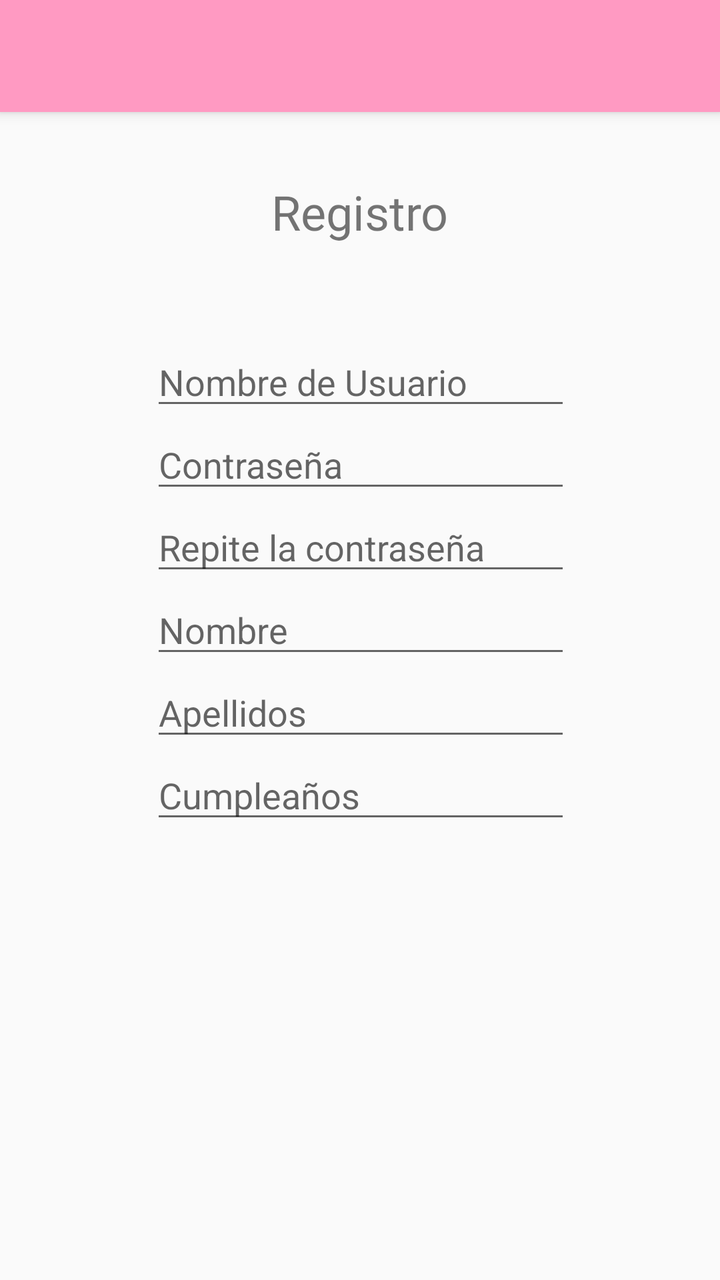
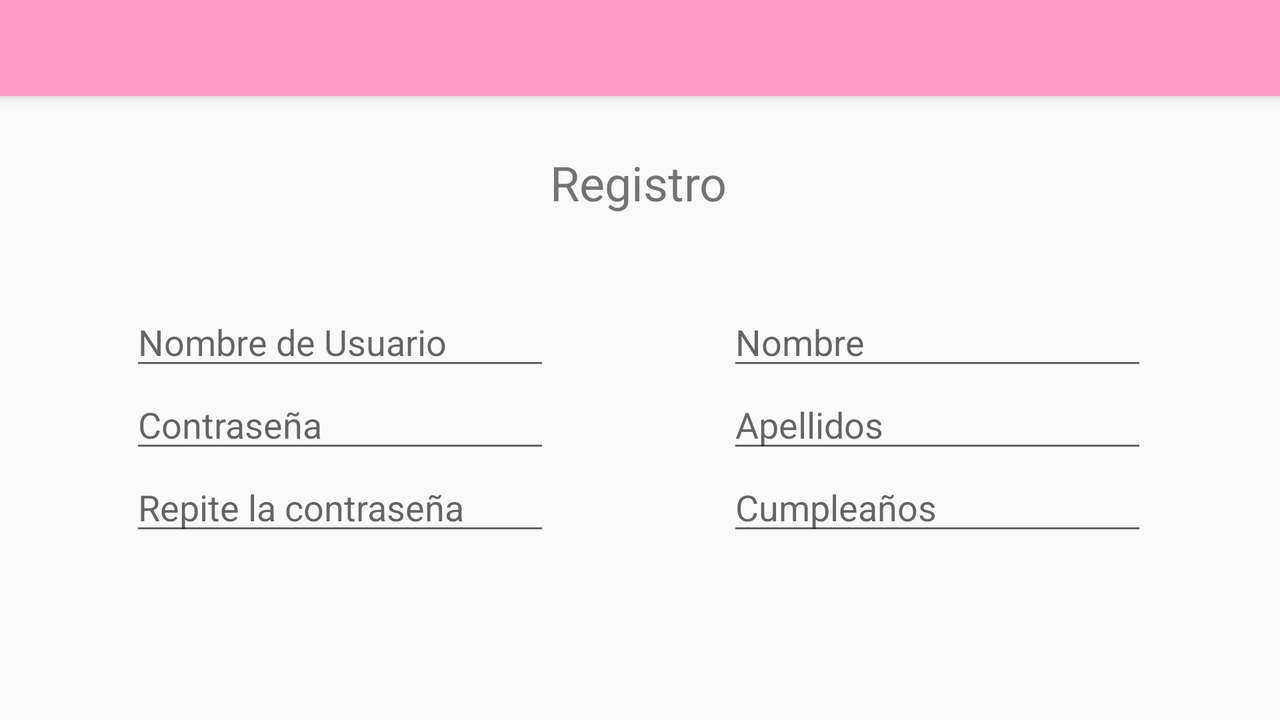

Two renders of one Android screen. The first uses the default layout on a phone; the second uses the alternative layout the repository ships for a different screen configuration, on a matching device. The two XML files are below.
<!-- AndroidManifest.xml: application theme Theme.AppCompat.Light.NoActionBar -->
<!-- res/layout/activity_registro.xml -->
<?xml version="1.0" encoding="utf-8"?>
<androidx.constraintlayout.widget.ConstraintLayout xmlns:android="http://schemas.android.com/apk/res/android"
    xmlns:app="http://schemas.android.com/apk/res-auto"
    xmlns:tools="http://schemas.android.com/tools"
    android:layout_width="match_parent"
    android:layout_height="match_parent"
    tools:context=".RegistroActivity">

    <EditText
        android:id="@+id/editNombreR"
        android:layout_width="wrap_content"
        android:layout_height="wrap_content"
        android:autofillHints=""
        android:ems="10"
        android:hint="@string/nombre"
        android:inputType="textPersonName"
        app:layout_constraintBottom_toBottomOf="parent"
        app:layout_constraintStart_toStartOf="@+id/editPasswordR2"
        app:layout_constraintTop_toBottomOf="@+id/editPasswordR2"
        app:layout_constraintVertical_bias="0.0" />

    <EditText
        android:id="@+id/editPasswordR"
        android:layout_width="wrap_content"
        android:layout_height="wrap_content"
        android:autofillHints=""
        android:ems="10"
        android:hint="@string/contrase_a"
        android:inputType="textPassword"
        app:layout_constraintBottom_toBottomOf="parent"
        app:layout_constraintStart_toStartOf="@+id/editUsuarioR"
        app:layout_constraintTop_toBottomOf="@+id/editUsuarioR"
        app:layout_constraintVertical_bias="0.0" />

    <EditText
        android:id="@+id/editUsuarioR"
        android:layout_width="wrap_content"
        android:layout_height="wrap_content"
        android:autofillHints=""
        android:ems="10"
        android:hint="@string/nombre_de_usuario"
        android:inputType="textPersonName"
        app:layout_constraintBottom_toBottomOf="parent"
        app:layout_constraintEnd_toEndOf="parent"
        app:layout_constraintHorizontal_bias="0.502"
        app:layout_constraintStart_toStartOf="parent"
        app:layout_constraintTop_toTopOf="parent"
        app:layout_constraintVertical_bias="0.282" />

    <EditText
        android:id="@+id/editApellidosR"
        android:layout_width="wrap_content"
        android:layout_height="wrap_content"
        android:autofillHints=""
        android:ems="10"
        android:hint="@string/apellidos"
        android:inputType="textPersonName"
        app:layout_constraintBottom_toBottomOf="parent"
        app:layout_constraintStart_toStartOf="@+id/editNombreR"
        app:layout_constraintTop_toBottomOf="@+id/editNombreR"
        app:layout_constraintVertical_bias="0.0" />

    <EditText
        android:id="@+id/editCumpleR"
        android:layout_width="wrap_content"
        android:layout_height="wrap_content"
        android:autofillHints=""
        android:clickable="true"
        android:ems="10"
        android:focusable="false"
        android:hint="@string/cumplea_os"
        android:inputType="text"
        android:maxLines="1"
        app:layout_constraintBottom_toBottomOf="parent"
        app:layout_constraintStart_toStartOf="@+id/editApellidosR"
        app:layout_constraintTop_toBottomOf="@+id/editApellidosR"
        app:layout_constraintVertical_bias="0.0" />

    <EditText
        android:id="@+id/editPasswordR2"
        android:layout_width="wrap_content"
        android:layout_height="wrap_content"
        android:autofillHints=""
        android:ems="10"
        android:hint="@string/repite_la_contrase_a"
        android:inputType="textPersonName|textPassword"
        app:layout_constraintBottom_toBottomOf="parent"
        app:layout_constraintStart_toStartOf="@+id/editPasswordR"
        app:layout_constraintTop_toBottomOf="@+id/editPasswordR"
        app:layout_constraintVertical_bias="0.0" />

    <androidx.appcompat.widget.Toolbar
        android:id="@+id/barraRegistro"
        android:layout_width="match_parent"
        android:layout_height="?attr/actionBarSize"
        android:background="#FF9AC2"
        android:elevation="4dp"
        app:layout_constraintBottom_toBottomOf="parent"
        app:layout_constraintEnd_toEndOf="parent"
        app:layout_constraintStart_toStartOf="parent"
        app:layout_constraintTop_toTopOf="parent"
        app:layout_constraintVertical_bias="0.0" />

    <TextView
        android:id="@+id/txtTituloR"
        android:layout_width="wrap_content"
        android:layout_height="wrap_content"
        android:fontFamily="@font/montserrat_alternates_bold"
        android:text="@string/registro"
        android:textSize="24sp"
        app:layout_constraintBottom_toBottomOf="parent"
        app:layout_constraintEnd_toEndOf="parent"
        app:layout_constraintStart_toStartOf="parent"
        app:layout_constraintTop_toBottomOf="@+id/barraRegistro"
        app:layout_constraintVertical_bias="0.061" />

</androidx.constraintlayout.widget.ConstraintLayout>
<!-- resources referenced by this layout -->
<resources>
  <string name="apellidos">Apellidos</string>
  <string name="contrase_a">Contraseña</string>
  <string name="cumplea_os">Cumpleaños</string>
  <string name="nombre">Nombre</string>
  <string name="nombre_de_usuario">Nombre de Usuario</string>
  <string name="registro">Registro</string>
  <string name="repite_la_contrase_a">Repite la contraseña</string>
</resources>
<!-- res/layout-land/activity_registro.xml (the repository's variant of the layout above) -->
<!-- drawn on the phone turned sideways -->
<?xml version="1.0" encoding="utf-8"?>
<androidx.constraintlayout.widget.ConstraintLayout xmlns:android="http://schemas.android.com/apk/res/android"
    xmlns:app="http://schemas.android.com/apk/res-auto"
    xmlns:tools="http://schemas.android.com/tools"
    android:layout_width="match_parent"
    android:layout_height="match_parent"
    tools:context=".RegistroActivity">

    <EditText
        android:id="@+id/editCumpleR"
        android:layout_width="wrap_content"
        android:layout_height="wrap_content"
        android:autofillHints=""
        android:clickable="true"
        android:ems="10"
        android:focusable="false"
        android:hint="@string/cumplea_os"
        android:inputType="text"
        android:maxLines="1"
        app:layout_constraintBottom_toBottomOf="parent"
        app:layout_constraintStart_toStartOf="@+id/editApellidosR"
        app:layout_constraintTop_toBottomOf="@+id/editApellidosR"
        app:layout_constraintVertical_bias="0.0" />

    <EditText
        android:id="@+id/editApellidosR"
        android:layout_width="wrap_content"
        android:layout_height="wrap_content"
        android:autofillHints=""
        android:ems="10"
        android:hint="@string/apellidos"
        android:inputType="textPersonName"
        app:layout_constraintBottom_toBottomOf="parent"
        app:layout_constraintStart_toStartOf="@+id/editNombreR"
        app:layout_constraintTop_toBottomOf="@+id/editNombreR"
        app:layout_constraintVertical_bias="0.0" />

    <EditText
        android:id="@+id/editPasswordR2"
        android:layout_width="wrap_content"
        android:layout_height="wrap_content"
        android:autofillHints=""
        android:ems="10"
        android:hint="@string/repite_la_contrase_a"
        android:inputType="textPersonName|textPassword"
        app:layout_constraintBottom_toBottomOf="parent"
        app:layout_constraintStart_toStartOf="@+id/editPasswordR"
        app:layout_constraintTop_toBottomOf="@+id/editPasswordR"
        app:layout_constraintVertical_bias="0.0" />

    <EditText
        android:id="@+id/editUsuarioR"
        android:layout_width="wrap_content"
        android:layout_height="wrap_content"
        android:autofillHints=""
        android:ems="10"
        android:hint="@string/nombre_de_usuario"
        android:inputType="textPersonName"
        app:layout_constraintBottom_toBottomOf="@+id/editNombreR"
        app:layout_constraintEnd_toStartOf="@+id/txtTituloR"
        app:layout_constraintHorizontal_bias="1.0"
        app:layout_constraintStart_toStartOf="parent"
        app:layout_constraintTop_toTopOf="@+id/editNombreR"
        app:layout_constraintVertical_bias="0.0" />

    <EditText
        android:id="@+id/editNombreR"
        android:layout_width="wrap_content"
        android:layout_height="wrap_content"
        android:autofillHints=""
        android:ems="10"
        android:hint="@string/nombre"
        android:inputType="textPersonName"
        app:layout_constraintBottom_toBottomOf="parent"
        app:layout_constraintStart_toEndOf="@+id/txtTituloR"
        app:layout_constraintTop_toTopOf="parent"
        app:layout_constraintVertical_bias="0.467" />

    <EditText
        android:id="@+id/editPasswordR"
        android:layout_width="wrap_content"
        android:layout_height="wrap_content"
        android:autofillHints=""
        android:ems="10"
        android:hint="@string/contrase_a"
        android:inputType="textPassword"
        app:layout_constraintBottom_toBottomOf="parent"
        app:layout_constraintStart_toStartOf="@+id/editUsuarioR"
        app:layout_constraintTop_toBottomOf="@+id/editUsuarioR"
        app:layout_constraintVertical_bias="0.0" />

    <androidx.appcompat.widget.Toolbar
        android:id="@+id/labarraRegistro"
        android:layout_width="match_parent"
        android:layout_height="?attr/actionBarSize"
        android:background="#FF9AC2"
        android:elevation="4dp"
        app:layout_constraintBottom_toBottomOf="parent"
        app:layout_constraintEnd_toEndOf="parent"
        app:layout_constraintStart_toStartOf="parent"
        app:layout_constraintTop_toTopOf="parent"
        app:layout_constraintVertical_bias="0.0" />

    <TextView
        android:id="@+id/txtTituloR"
        android:layout_width="wrap_content"
        android:layout_height="wrap_content"
        android:text="@string/registro"
        android:textSize="24sp"
        app:layout_constraintBottom_toBottomOf="parent"
        app:layout_constraintEnd_toEndOf="parent"
        app:layout_constraintHorizontal_bias="0.499"
        app:layout_constraintStart_toStartOf="parent"
        app:layout_constraintTop_toBottomOf="@+id/labarraRegistro"
        app:layout_constraintVertical_bias="0.096" />

</androidx.constraintlayout.widget.ConstraintLayout>
